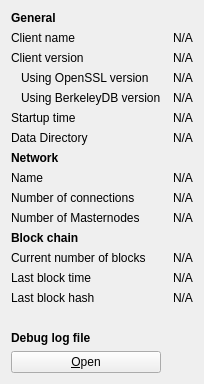
     <widget class="QWidget" name="tab_info">
      <attribute name="title">
       <string>&amp;Information</string>
      </attribute>
      <layout class="QGridLayout" name="gridLayout" columnstretch="0,0">
       <property name="horizontalSpacing">
        <number>12</number>
       </property>
       <item row="7" column="1">
        <widget class="QLabel" name="dataDir">
         <property name="text">
          <string>N/A</string>
         </property>
        </widget>
       </item>
       <item row="0" column="0">
        <widget class="QLabel" name="generalHeader">
         <property name="font">
          <font>
           <weight>75</weight>
           <bold>true</bold>
          </font>
         </property>
         <property name="text">
          <string>General</string>
         </property>
        </widget>
       </item>
       <item row="1" column="0">
        <widget class="QLabel" name="clientNameLabel">
         <property name="text">
          <string>Client name</string>
         </property>
        </widget>
       </item>
       <item row="1" column="1">
        <widget class="QLabel" name="clientName">
         <property name="cursor">
          <cursorShape>IBeamCursor</cursorShape>
         </property>
         <property name="text">
          <string>N/A</string>
         </property>
         <property name="textFormat">
          <enum>Qt::PlainText</enum>
         </property>
         <property name="textInteractionFlags">
          <set>Qt::LinksAccessibleByMouse|Qt::TextSelectableByKeyboard|Qt::TextSelectableByMouse</set>
         </property>
        </widget>
       </item>
       <item row="2" column="0">
        <widget class="QLabel" name="clientVersionLabel">
         <property name="text">
          <string>Client version</string>
         </property>
        </widget>
       </item>
       <item row="2" column="1">
        <widget class="QLabel" name="clientVersion">
         <property name="cursor">
          <cursorShape>IBeamCursor</cursorShape>
         </property>
         <property name="text">
          <string>N/A</string>
         </property>
         <property name="textFormat">
          <enum>Qt::PlainText</enum>
         </property>
         <property name="textInteractionFlags">
          <set>Qt::LinksAccessibleByMouse|Qt::TextSelectableByKeyboard|Qt::TextSelectableByMouse</set>
         </property>
        </widget>
       </item>
       <item row="3" column="0">
        <widget class="QLabel" name="openSSLVersionLabel">
         <property name="text">
          <string>Using OpenSSL version</string>
         </property>
         <property name="indent">
          <number>10</number>
         </property>
        </widget>
       </item>
       <item row="3" column="1">
        <widget class="QLabel" name="openSSLVersion">
         <property name="cursor">
          <cursorShape>IBeamCursor</cursorShape>
         </property>
         <property name="text">
          <string>N/A</string>
         </property>
         <property name="textFormat">
          <enum>Qt::PlainText</enum>
         </property>
         <property name="textInteractionFlags">
          <set>Qt::LinksAccessibleByMouse|Qt::TextSelectableByKeyboard|Qt::TextSelectableByMouse</set>
         </property>
        </widget>
       </item>
       <item row="4" column="0">
        <widget class="QLabel" name="berkeleyDBVersionLabel">
         <property name="text">
          <string>Using BerkeleyDB version</string>
         </property>
         <property name="indent">
          <number>10</number>
         </property>
        </widget>
       </item>
       <item row="4" column="1">
        <widget class="QLabel" name="berkeleyDBVersion">
         <property name="cursor">
          <cursorShape>IBeamCursor</cursorShape>
         </property>
         <property name="text">
          <string>N/A</string>
         </property>
         <property name="textFormat">
          <enum>Qt::PlainText</enum>
         </property>
         <property name="textInteractionFlags">
          <set>Qt::LinksAccessibleByMouse|Qt::TextSelectableByKeyboard|Qt::TextSelectableByMouse</set>
         </property>
        </widget>
       </item>
       <item row="6" column="0">
        <widget class="QLabel" name="startupTimeLabel">
         <property name="text">
          <string>Startup time</string>
         </property>
        </widget>
       </item>
       <item row="6" column="1">
        <widget class="QLabel" name="startupTime">
         <property name="cursor">
          <cursorShape>IBeamCursor</cursorShape>
         </property>
         <property name="text">
          <string>N/A</string>
         </property>
         <property name="textFormat">
          <enum>Qt::PlainText</enum>
         </property>
         <property name="textInteractionFlags">
          <set>Qt::LinksAccessibleByMouse|Qt::TextSelectableByKeyboard|Qt::TextSelectableByMouse</set>
         </property>
        </widget>
       </item>
       <item row="8" column="0">
        <widget class="QLabel" name="networkHeader">
         <property name="font">
          <font>
           <weight>75</weight>
           <bold>true</bold>
          </font>
         </property>
         <property name="text">
          <string>Network</string>
         </property>
        </widget>
       </item>
       <item row="9" column="0">
        <widget class="QLabel" name="networkNameLabel">
         <property name="text">
          <string>Name</string>
         </property>
        </widget>
       </item>
       <item row="9" column="1">
        <widget class="QLabel" name="networkName">
         <property name="cursor">
          <cursorShape>IBeamCursor</cursorShape>
         </property>
         <property name="text">
          <string>N/A</string>
         </property>
         <property name="textFormat">
          <enum>Qt::PlainText</enum>
         </property>
         <property name="textInteractionFlags">
          <set>Qt::LinksAccessibleByMouse|Qt::TextSelectableByKeyboard|Qt::TextSelectableByMouse</set>
         </property>
        </widget>
       </item>
       <item row="10" column="0">
        <widget class="QLabel" name="numberOfConnectionsLabel">
         <property name="text">
          <string>Number of connections</string>
         </property>
        </widget>
       </item>
       <item row="10" column="1">
        <widget class="QLabel" name="numberOfConnections">
         <property name="cursor">
          <cursorShape>IBeamCursor</cursorShape>
         </property>
         <property name="text">
          <string>N/A</string>
         </property>
         <property name="textFormat">
          <enum>Qt::PlainText</enum>
         </property>
         <property name="textInteractionFlags">
          <set>Qt::LinksAccessibleByMouse|Qt::TextSelectableByKeyboard|Qt::TextSelectableByMouse</set>
         </property>
        </widget>
       </item>
       <item row="11" column="0">
        <widget class="QLabel" name="masternodeCountLabel">
         <property name="text">
          <string>Number of Masternodes</string>
         </property>
        </widget>
       </item>
       <item row="11" column="1">
        <widget class="QLabel" name="masternodeCount">
         <property name="cursor">
          <cursorShape>IBeamCursor</cursorShape>
         </property>
         <property name="text">
          <string>N/A</string>
         </property>
         <property name="textFormat">
          <enum>Qt::PlainText</enum>
         </property>
         <property name="textInteractionFlags">
          <set>Qt::LinksAccessibleByMouse|Qt::TextSelectableByKeyboard|Qt::TextSelectableByMouse</set>
         </property>
        </widget>
       </item>
       <item row="12" column="0">
        <widget class="QLabel" name="blockchainHeader">
         <property name="font">
          <font>
           <weight>75</weight>
           <bold>true</bold>
          </font>
         </property>
         <property name="text">
          <string>Block chain</string>
         </property>
        </widget>
       </item>
       <item row="13" column="0">
        <widget class="QLabel" name="numberOfBlocksLabel">
         <property name="text">
          <string>Current number of blocks</string>
         </property>
        </widget>
       </item>
       <item row="13" column="1">
        <widget class="QLabel" name="numberOfBlocks">
         <property name="cursor">
          <cursorShape>IBeamCursor</cursorShape>
         </property>
         <property name="text">
          <string>N/A</string>
         </property>
         <property name="textFormat">
          <enum>Qt::PlainText</enum>
         </property>
         <property name="textInteractionFlags">
          <set>Qt::LinksAccessibleByMouse|Qt::TextSelectableByKeyboard|Qt::TextSelectableByMouse</set>
         </property>
        </widget>
       </item>
       <item row="14" column="0">
        <widget class="QLabel" name="lastBlockTimeLabel">
         <property name="text">
          <string>Last block time</string>
         </property>
        </widget>
       </item>
       <item row="14" column="1">
        <widget class="QLabel" name="lastBlockTime">
         <property name="cursor">
          <cursorShape>IBeamCursor</cursorShape>
         </property>
         <property name="text">
          <string>N/A</string>
         </property>
         <property name="textFormat">
          <enum>Qt::PlainText</enum>
         </property>
         <property name="textInteractionFlags">
          <set>Qt::LinksAccessibleByMouse|Qt::TextSelectableByKeyboard|Qt::TextSelectableByMouse</set>
         </property>
        </widget>
       </item>
       <item row="16" column="0">
        <spacer name="verticalSpacer_2">
         <property name="orientation">
          <enum>Qt::Vertical</enum>
         </property>
         <property name="sizeHint" stdset="0">
          <size>
           <width>20</width>
           <height>20</height>
          </size>
         </property>
        </spacer>
       </item>
       <item row="17" column="0">
        <widget class="QLabel" name="debugLogFileHeader">
         <property name="font">
          <font>
           <weight>75</weight>
           <bold>true</bold>
          </font>
         </property>
         <property name="text">
          <string>Debug log file</string>
         </property>
        </widget>
       </item>
       <item row="18" column="0">
        <widget class="QPushButton" name="openDebugLogfileButton">
         <property name="toolTip">
          <string>Open the PRCY debug log file from the current data directory. This can take a few seconds for large log files.</string>
         </property>
         <property name="text">
          <string>&amp;Open</string>
         </property>
         <property name="autoDefault">
          <bool>false</bool>
         </property>
        </widget>
       </item>
       <item row="7" column="0">
        <widget class="QLabel" name="dataDirLabel">
         <property name="text">
          <string>Data Directory</string>
         </property>
        </widget>
       </item>
       <item row="15" column="0">
        <widget class="QLabel" name="lastBlockHashLabel">
         <property name="text">
          <string>Last block hash</string>
         </property>
        </widget>
       </item>
       <item row="15" column="1">
        <widget class="QLabel" name="lastBlockHash">
         <property name="text">
          <string>N/A</string>
         </property>
        </widget>
       </item>
      </layout>
     </widget>
